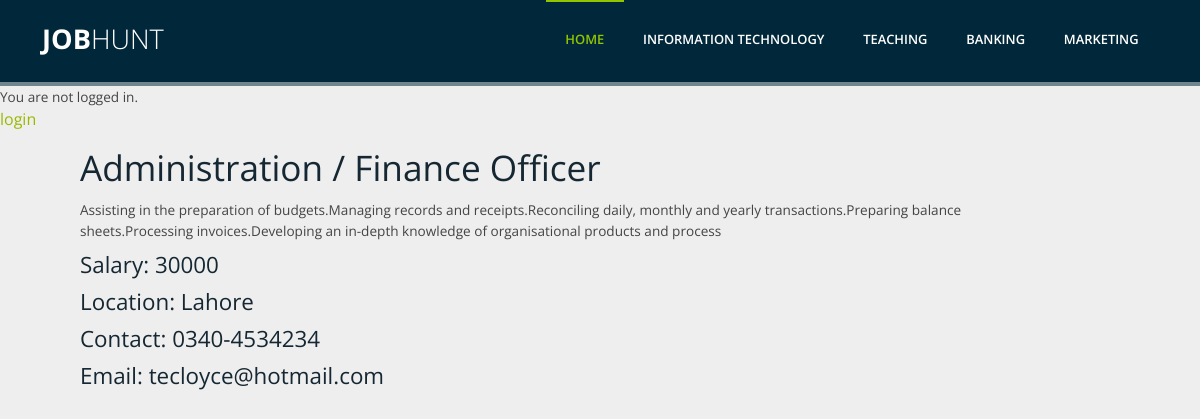
/category/marketing/6/, run on the app's committed database.
### project/models.py (models this page shows, shortened)
class Post(models.Model):
	title = models.CharField(max_length=500)
	detail = models.TextField()
	category_choices = (
		('IT','IT'),
		('teaching','Teaching'),
		('banking','Banking'),
		('marketing','Marketing'),
	)
	category=models.CharField(max_length=20,choices=category_choices,default='IT',)
	salary = models.IntegerField()
	location=models.CharField(max_length=200,default='islamabad',)
	contact=models.CharField(max_length=200,default='000-0000000',)
	email=models.CharField(max_length=200,default='abc@mail.com',)

### project/views.py (the view)
# urls.py: path('category/marketing/<int:pk>/',views.MarketingDetailView.as_view(),name='job_detail_marketing'),
class MarketingDetailView(DetailView):
	model=Post
	template_name='job_detail_marketing.html'

### templates/job_detail_marketing.html
{% extends 'base.html' %}
{% block content %}
<div class="post-entry" style="margin-top: 15px;
	margin-bottom: 10px;
	margin-right: 150px;
	margin-left: 80px;">
	<h2>{{ post.title }}</h2>
	<p> {{ post.detail }}</p>
	<h4> Salary: {{ post.salary }} </h4>
		<h4> Location: {{ post.location }} </h4>
	<h4> Contact: {{ post.contact }} </h4>
	<h4> Email: {{ post.email }} </h4>
</div>
{% endblock content %}

### static/css/responsee.css (style rules this page uses)
* { -webkit-box-sizing:border-box; -moz-box-sizing:border-box; box-sizing:border-box; margin:0; }
body { background:none repeat scroll 0 0 #eeeeee; font-size:16px; font-family:"Open Sans",Arial,sans-serif; color:#444; }
h1,h2,h3,h4,h5,h6 { color:#152732; font-weight: normal; line-height: 1.3; margin:0.5rem 0; }
h2 { font-size:2.2rem; }
h4 { font-size:1.4rem; }
p,li,dl,blockquote,table,kbd { font-size: 0.85rem; line-height: 1.6; }
@media screen and (max-width:1366px) { .size-960,.size-1140,.size-1280,.size-1520 { max-width:1366px; } }

### data on the page
Post: title "Administration / Finance Officer", detail "Assisting in the preparation of budgets.Managing records and receipts.Reconciling daily, monthly and yearly transactions.Preparing balance sheets.Processing invoices.Developing an in-depth knowledge of organisational products and process", salary "30000", location "Lahore", contact "0340-4534234", email "tecloyce@hotmail.com"
